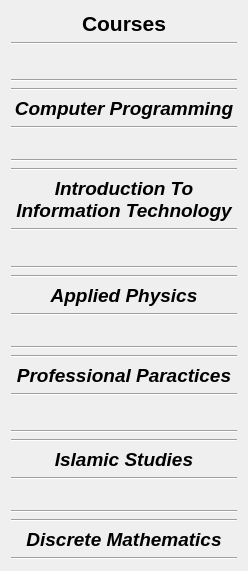
  <widget class="QWidget" name="layoutWidget">
   <property name="geometry">
    <rect>
     <x>217</x>
     <y>130</y>
     <width>228</width>
     <height>571</height>
    </rect>
   </property>
   <layout class="QVBoxLayout" name="verticalLayout">
    <item>
     <widget class="QLabel" name="label">
      <property name="font">
       <font>
        <family>Arial</family>
        <pointsize>16</pointsize>
        <bold>true</bold>
       </font>
      </property>
      <property name="text">
       <string>Courses</string>
      </property>
      <property name="alignment">
       <set>Qt::AlignCenter</set>
      </property>
      <property name="wordWrap">
       <bool>false</bool>
      </property>
     </widget>
    </item>
    <item>
     <widget class="Line" name="line_27">
      <property name="orientation">
       <enum>Qt::Horizontal</enum>
      </property>
     </widget>
    </item>
    <item>
     <spacer name="verticalSpacer_5">
      <property name="orientation">
       <enum>Qt::Vertical</enum>
      </property>
      <property name="sizeHint" stdset="0">
       <size>
        <width>178</width>
        <height>48</height>
       </size>
      </property>
     </spacer>
    </item>
    <item>
     <widget class="Line" name="line_21">
      <property name="orientation">
       <enum>Qt::Horizontal</enum>
      </property>
     </widget>
    </item>
    <item>
     <widget class="Line" name="line_31">
      <property name="orientation">
       <enum>Qt::Horizontal</enum>
      </property>
     </widget>
    </item>
    <item>
     <widget class="QLabel" name="course1">
      <property name="font">
       <font>
        <pointsize>14</pointsize>
        <italic>true</italic>
        <bold>true</bold>
       </font>
      </property>
      <property name="text">
       <string>Computer Programming</string>
      </property>
      <property name="alignment">
       <set>Qt::AlignCenter</set>
      </property>
      <property name="wordWrap">
       <bool>true</bool>
      </property>
     </widget>
    </item>
    <item>
     <widget class="Line" name="line_23">
      <property name="orientation">
       <enum>Qt::Horizontal</enum>
      </property>
     </widget>
    </item>
    <item>
     <spacer name="verticalSpacer">
      <property name="orientation">
       <enum>Qt::Vertical</enum>
      </property>
      <property name="sizeHint" stdset="0">
       <size>
        <width>226</width>
        <height>44</height>
       </size>
      </property>
     </spacer>
    </item>
    <item>
     <widget class="Line" name="line_20">
      <property name="orientation">
       <enum>Qt::Horizontal</enum>
      </property>
     </widget>
    </item>
    <item>
     <widget class="Line" name="line_30">
      <property name="orientation">
       <enum>Qt::Horizontal</enum>
      </property>
     </widget>
    </item>
    <item>
     <widget class="QLabel" name="course2">
      <property name="font">
       <font>
        <pointsize>14</pointsize>
        <italic>true</italic>
        <bold>true</bold>
       </font>
      </property>
      <property name="text">
       <string>Introduction To Information Technology</string>
      </property>
      <property name="alignment">
       <set>Qt::AlignCenter</set>
      </property>
      <property name="wordWrap">
       <bool>true</bool>
      </property>
     </widget>
    </item>
    <item>
     <widget class="Line" name="line_19">
      <property name="orientation">
       <enum>Qt::Horizontal</enum>
      </property>
     </widget>
    </item>
    <item>
     <spacer name="verticalSpacer_2">
      <property name="orientation">
       <enum>Qt::Vertical</enum>
      </property>
      <property name="sizeHint" stdset="0">
       <size>
        <width>178</width>
        <height>48</height>
       </size>
      </property>
     </spacer>
    </item>
    <item>
     <widget class="Line" name="line_15">
      <property name="orientation">
       <enum>Qt::Horizontal</enum>
      </property>
     </widget>
    </item>
    <item>
     <widget class="Line" name="line_29">
      <property name="orientation">
       <enum>Qt::Horizontal</enum>
      </property>
     </widget>
    </item>
    <item>
     <widget class="QLabel" name="course3">
      <property name="font">
       <font>
        <pointsize>14</pointsize>
        <italic>true</italic>
        <bold>true</bold>
       </font>
      </property>
      <property name="text">
       <string>Applied Physics</string>
      </property>
      <property name="alignment">
       <set>Qt::AlignCenter</set>
      </property>
      <property name="wordWrap">
       <bool>true</bool>
      </property>
     </widget>
    </item>
    <item>
     <widget class="Line" name="line_22">
      <property name="orientation">
       <enum>Qt::Horizontal</enum>
      </property>
     </widget>
    </item>
    <item>
     <spacer name="verticalSpacer_3">
      <property name="orientation">
       <enum>Qt::Vertical</enum>
      </property>
      <property name="sizeHint" stdset="0">
       <size>
        <width>175</width>
        <height>44</height>
       </size>
      </property>
     </spacer>
    </item>
    <item>
     <widget class="Line" name="line_16">
      <property name="orientation">
       <enum>Qt::Horizontal</enum>
      </property>
     </widget>
    </item>
    <item>
     <widget class="Line" name="line_28">
      <property name="orientation">
       <enum>Qt::Horizontal</enum>
      </property>
     </widget>
    </item>
    <item>
     <widget class="QLabel" name="course4">
      <property name="font">
       <font>
        <pointsize>14</pointsize>
        <italic>true</italic>
        <bold>true</bold>
       </font>
      </property>
      <property name="text">
       <string>Professional Paractices</string>
      </property>
      <property name="alignment">
       <set>Qt::AlignCenter</set>
      </property>
      <property name="wordWrap">
       <bool>true</bool>
      </property>
     </widget>
    </item>
    <item>
     <widget class="Line" name="line_24">
      <property name="orientation">
       <enum>Qt::Horizontal</enum>
      </property>
     </widget>
    </item>
    <item>
     <spacer name="verticalSpacer_4">
      <property name="orientation">
       <enum>Qt::Vertical</enum>
      </property>
      <property name="sizeHint" stdset="0">
       <size>
        <width>178</width>
        <height>48</height>
       </size>
      </property>
     </spacer>
    </item>
    <item>
     <widget class="Line" name="line_33">
      <property name="orientation">
       <enum>Qt::Horizontal</enum>
      </property>
     </widget>
    </item>
    <item>
     <widget class="Line" name="line_17">
      <property name="orientation">
       <enum>Qt::Horizontal</enum>
      </property>
     </widget>
    </item>
    <item>
     <widget class="QLabel" name="course5">
      <property name="font">
       <font>
        <pointsize>14</pointsize>
        <italic>true</italic>
        <bold>true</bold>
       </font>
      </property>
      <property name="text">
       <string>Islamic Studies</string>
      </property>
      <property name="alignment">
       <set>Qt::AlignCenter</set>
      </property>
      <property name="wordWrap">
       <bool>true</bool>
      </property>
     </widget>
    </item>
    <item>
     <widget class="Line" name="line_26">
      <property name="orientation">
       <enum>Qt::Horizontal</enum>
      </property>
     </widget>
    </item>
    <item>
     <spacer name="verticalSpacer_6">
      <property name="orientation">
       <enum>Qt::Vertical</enum>
      </property>
      <property name="sizeHint" stdset="0">
       <size>
        <width>175</width>
        <height>44</height>
       </size>
      </property>
     </spacer>
    </item>
    <item>
     <widget class="Line" name="line_32">
      <property name="orientation">
       <enum>Qt::Horizontal</enum>
      </property>
     </widget>
    </item>
    <item>
     <widget class="Line" name="line_18">
      <property name="orientation">
       <enum>Qt::Horizontal</enum>
      </property>
     </widget>
    </item>
    <item>
     <widget class="QLabel" name="course6">
      <property name="font">
       <font>
        <pointsize>14</pointsize>
        <italic>true</italic>
        <bold>true</bold>
       </font>
      </property>
      <property name="text">
       <string>Discrete Mathematics</string>
      </property>
      <property name="alignment">
       <set>Qt::AlignCenter</set>
      </property>
      <property name="wordWrap">
       <bool>true</bool>
      </property>
     </widget>
    </item>
    <item>
     <widget class="Line" name="line_25">
      <property name="orientation">
       <enum>Qt::Horizontal</enum>
      </property>
     </widget>
    </item>
   </layout>
   <zorder>line_27</zorder>
   <zorder>line_21</zorder>
   <zorder>line_31</zorder>
   <zorder>course1</zorder>
   <zorder>line_23</zorder>
   <zorder>line_20</zorder>
   <zorder>line_30</zorder>
   <zorder>course2</zorder>
   <zorder>line_19</zorder>
   <zorder>line_15</zorder>
   <zorder>line_29</zorder>
   <zorder>course3</zorder>
   <zorder>line_22</zorder>
   <zorder>line_16</zorder>
   <zorder>line_28</zorder>
   <zorder>course4</zorder>
   <zorder>line_24</zorder>
   <zorder>line_33</zorder>
   <zorder>line_17</zorder>
   <zorder>course5</zorder>
   <zorder>line_26</zorder>
   <zorder>line_32</zorder>
   <zorder>line_18</zorder>
   <zorder>course6</zorder>
   <zorder>line_25</zorder>
   <zorder>label</zorder>
  </widget>
